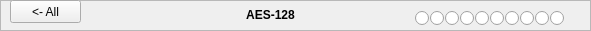
       <widget class="QFrame" name="fr_eaesh">
        <property name="geometry">
         <rect>
          <x>0</x>
          <y>0</y>
          <width>591</width>
          <height>31</height>
         </rect>
        </property>
        <property name="frameShape">
         <enum>QFrame::StyledPanel</enum>
        </property>
        <property name="frameShadow">
         <enum>QFrame::Raised</enum>
        </property>
        <widget class="QPushButton" name="btn_eaesh_all">
         <property name="geometry">
          <rect>
           <x>10</x>
           <y>0</y>
           <width>71</width>
           <height>23</height>
          </rect>
         </property>
         <property name="text">
          <string>&lt;- All</string>
         </property>
        </widget>
        <widget class="QLabel" name="lbl_eaesh_aes">
         <property name="geometry">
          <rect>
           <x>120</x>
           <y>0</y>
           <width>301</width>
           <height>31</height>
          </rect>
         </property>
         <property name="text">
          <string>&lt;html&gt;&lt;head/&gt;&lt;body&gt;&lt;p&gt;&lt;span style=&quot; font-size:9pt; font-weight:600;&quot;&gt;AES-128&lt;/span&gt;&lt;/p&gt;&lt;/body&gt;&lt;/html&gt;</string>
         </property>
         <property name="alignment">
          <set>Qt::AlignCenter</set>
         </property>
        </widget>
        <widget class="QRadioButton" name="rbtn_eaesh1">
         <property name="geometry">
          <rect>
           <x>415</x>
           <y>10</y>
           <width>16</width>
           <height>16</height>
          </rect>
         </property>
         <property name="text">
          <string/>
         </property>
         <property name="autoExclusive">
          <bool>false</bool>
         </property>
        </widget>
        <widget class="QRadioButton" name="rbtn_eaesh2">
         <property name="geometry">
          <rect>
           <x>430</x>
           <y>10</y>
           <width>16</width>
           <height>16</height>
          </rect>
         </property>
         <property name="text">
          <string/>
         </property>
         <property name="autoExclusive">
          <bool>false</bool>
         </property>
        </widget>
        <widget class="QRadioButton" name="rbtn_eaesh4">
         <property name="geometry">
          <rect>
           <x>460</x>
           <y>10</y>
           <width>16</width>
           <height>16</height>
          </rect>
         </property>
         <property name="text">
          <string/>
         </property>
         <property name="autoExclusive">
          <bool>false</bool>
         </property>
        </widget>
        <widget class="QRadioButton" name="rbtn_eaesh3">
         <property name="geometry">
          <rect>
           <x>445</x>
           <y>10</y>
           <width>16</width>
           <height>16</height>
          </rect>
         </property>
         <property name="text">
          <string/>
         </property>
         <property name="autoExclusive">
          <bool>false</bool>
         </property>
        </widget>
        <widget class="QRadioButton" name="rbtn_eaesh6">
         <property name="geometry">
          <rect>
           <x>490</x>
           <y>10</y>
           <width>16</width>
           <height>16</height>
          </rect>
         </property>
         <property name="text">
          <string/>
         </property>
         <property name="autoExclusive">
          <bool>false</bool>
         </property>
        </widget>
        <widget class="QRadioButton" name="rbtn_eaesh8">
         <property name="geometry">
          <rect>
           <x>520</x>
           <y>10</y>
           <width>16</width>
           <height>16</height>
          </rect>
         </property>
         <property name="text">
          <string/>
         </property>
         <property name="autoExclusive">
          <bool>false</bool>
         </property>
        </widget>
        <widget class="QRadioButton" name="rbtn_eaesh7">
         <property name="geometry">
          <rect>
           <x>505</x>
           <y>10</y>
           <width>16</width>
           <height>16</height>
          </rect>
         </property>
         <property name="text">
          <string/>
         </property>
         <property name="autoExclusive">
          <bool>false</bool>
         </property>
        </widget>
        <widget class="QRadioButton" name="rbtn_eaesh5">
         <property name="geometry">
          <rect>
           <x>475</x>
           <y>10</y>
           <width>16</width>
           <height>16</height>
          </rect>
         </property>
         <property name="text">
          <string/>
         </property>
         <property name="autoExclusive">
          <bool>false</bool>
         </property>
        </widget>
        <widget class="QRadioButton" name="rbtn_eaesh9">
         <property name="geometry">
          <rect>
           <x>535</x>
           <y>10</y>
           <width>16</width>
           <height>16</height>
          </rect>
         </property>
         <property name="text">
          <string/>
         </property>
         <property name="autoExclusive">
          <bool>false</bool>
         </property>
        </widget>
        <widget class="QRadioButton" name="rbtn_eaesh10">
         <property name="geometry">
          <rect>
           <x>550</x>
           <y>10</y>
           <width>16</width>
           <height>16</height>
          </rect>
         </property>
         <property name="text">
          <string/>
         </property>
         <property name="autoExclusive">
          <bool>false</bool>
         </property>
        </widget>
       </widget>
